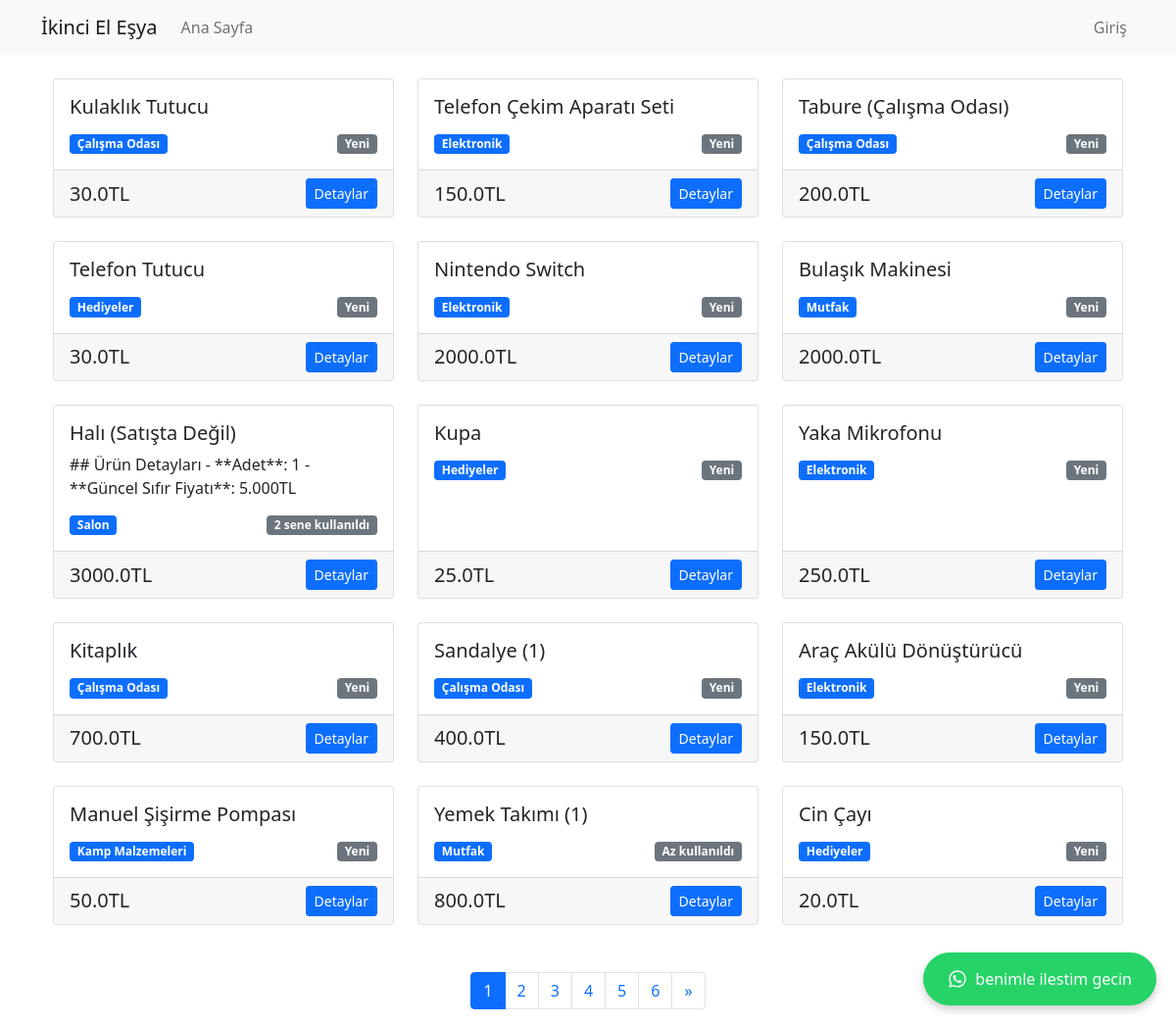
The page / on the database its author committed.
### models.py (models this page shows)
class Item(Base):
    __tablename__ = "items"
    id = Column(Integer, primary_key=True, index=True)
    title = Column(String, index=True)
    description = Column(String)
    price = Column(Float)
    condition = Column(String)
    user_id = Column(Integer)
    category_id = Column(Integer, ForeignKey("categories.id"))
    category = relationship("Category", back_populates="items")
    images = relationship("ItemImage", back_populates="item", cascade="all, delete-orphan")

class Category(Base):
    __tablename__ = "categories"
    id = Column(Integer, primary_key=True, index=True)
    name = Column(String, unique=True, index=True)
    description = Column(String, nullable=True)
    items = relationship("Item", back_populates="category")

### main.py (the view)
@app.get("/")
async def home(
    request: Request,
    page: int = Query(1, ge=1),
    db: Session = Depends(get_db)
):
    user = await get_current_user(request)
    per_page = 15
    total_items = db.query(models.Item).count()
    total_pages = (total_items + per_page - 1) // per_page
    items = db.query(models.Item)\
        .order_by(models.Item.id.desc())\
        .offset((page - 1) * per_page)\
        .limit(per_page)\
        .all()
    return templates.TemplateResponse("index.html", {
        "request": request,
        "items": items,
        "user": user,
        "current_page": page,
        "total_pages": total_pages,
        "has_next": page < total_pages,
        "has_prev": page > 1,
        "next_page": page + 1 if page < total_pages else None,
        "prev_page": page - 1 if page > 1 else None
    })

### templates/index.html (shortened to what this page needs)
{% extends "base.html" %}
{% block content %}
<div class="container mt-4">
    <div class="row">
        {% for item in items %}
        <div class="col-md-4 mb-4">
            <div class="card h-100">
                <div class="card-body">
                    <h5 class="card-title">{{ item.title }}</h5>
                    <p class="card-text">{{ item.description[:100] }}{% if item.description|length > 100 %}...{% endif %}</p>
                    <div class="d-flex justify-content-between align-items-center">
                        <span class="badge bg-primary">{{ item.category.name }}</span>
                        <span class="badge bg-secondary">{{ item.condition }}</span>
                    </div>
                </div>
                <div class="card-footer">
                    <div class="d-flex justify-content-between align-items-center">
                        <h5 class="mb-0">{{ item.price }}TL</h5>
                        <a href="/item/{{ item.id }}" class="btn btn-primary btn-sm">Detaylar</a>
                    </div>
                </div>
            </div>
        </div>
        {% endfor %}
    </div>
    {% if total_pages > 1 %}
    <nav aria-label="Page navigation" class="mt-4">
        <ul class="pagination justify-content-center">
            {% for p in range(1, total_pages + 1) %}
            <li class="page-item {% if p == current_page %}active{% endif %}">
                <a class="page-link" href="/?page={{ p }}">{{ p }}</a>
            </li>
            {% endfor %}
            {% if has_next %}
            <li class="page-item">
                <a class="page-link" href="/?page={{ next_page }}" aria-label="Next">
                    <span aria-hidden="true">&raquo;</span>
                </a>
            </li>
            {% endif %}
        </ul>
    </nav>
    {% endif %}
</div>
{% endblock %}

### templates/base.html (shortened to what this page needs)
<!DOCTYPE html>
<html lang="tr">
<head>
    <link href="https://cdn.jsdelivr.net/npm/bootstrap@5.1.3/dist/css/bootstrap.min.css" rel="stylesheet">
</head>
<body>
    <nav class="navbar navbar-expand-lg navbar-light bg-light">
        <div class="container">
            <a class="navbar-brand" href="/">İkinci El Eşya</a>
            <div class="collapse navbar-collapse" id="navbarNav">
                <ul class="navbar-nav me-auto">
                    <li class="nav-item">
                        <a class="nav-link" href="/">Ana Sayfa</a>
                    </li>
                </ul>
                <ul class="navbar-nav">
                    {% if user %}
                    <li class="nav-item">
                        <span class="nav-link">{{ user.username }}</span>
                    </li>
                    <li class="nav-item">
                        <a class="nav-link" href="/logout">Çıkış</a>
                    </li>
                    {% else %}
                    <li class="nav-item">
                        <a class="nav-link" href="/login">Giriş</a>
                    </li>
                    {% endif %}
                </ul>
            </div>
        </div>
    </nav>
    <div class="container mt-4">
        {% block content %}{% endblock %}
    </div>
    <button onclick="window.open('https://wa.me/905330506488?text=Merhaba%2C%20evin%20esyalar%20sormak%20istiyorum%3F', '_blank')" class="whatsapp-button">
        benimle ilestim gecin
      </button>
</body>
</html>

### templates/base.html (style rules this page uses)
.whatsapp-button { position: fixed; bottom: 20px; right: 20px; background-color: #25d366; color: white; border: none; border-radius: 50px; padding: 15px 25px; font-size: 16px; cursor: pointer; box-shadow: 0 4px 8px rgba(0,0,0,0.2); display: flex; align-items: center; gap: 8px; z-index: 1000; transition: all 0.3s ease; }
.whatsapp-icon { width: 20px; height: 20px; }

### rows shown on the page
Item: title "Kulaklık Tutucu", category.name "Çalışma Odası", condition "Yeni", price "30.0"
Item: title "Telefon Çekim Aparatı Seti", category.name "Elektronik", condition "Yeni", price "150.0"
Item: title "Tabure (Çalışma Odası)", category.name "Çalışma Odası", condition "Yeni", price "200.0"
Item: title "Telefon Tutucu", category.name "Hediyeler", condition "Yeni", price "30.0"
Item: title "Nintendo Switch", category.name "Elektronik", condition "Yeni", price "2000.0"
Item: title "Bulaşık Makinesi", category.name "Mutfak", condition "Yeni", price "2000.0"
Item: title "Halı (Satışta Değil)", description "## Ürün Detayları - **Adet**: 1 - **Güncel Sıfır Fiyatı**: 5.000TL", category.name "Salon", condition "2 sene kullanıldı", price "3000.0"
Item: title "Kupa", category.name "Hediyeler", condition "Yeni", price "25.0"
Item: title "Yaka Mikrofonu", category.name "Elektronik", condition "Yeni", price "250.0"
Item: title "Kitaplık", category.name "Çalışma Odası", condition "Yeni", price "700.0"
Item: title "Sandalye (1)", category.name "Çalışma Odası", condition "Yeni", price "400.0"
Item: title "Araç Akülü Dönüştürücü", category.name "Elektronik", condition "Yeni", price "150.0"
Item: title "Manuel Şişirme Pompası", category.name "Kamp Malzemeleri", condition "Yeni", price "50.0"
Item: title "Yemek Takımı (1)", category.name "Mutfak", condition "Az kullanıldı", price "800.0"
Item: title "Cin Çayı", category.name "Hediyeler", condition "Yeni", price "20.0"

### other values the page prints
{{ p }} "1" "2" "3" "4" "5" "6"
